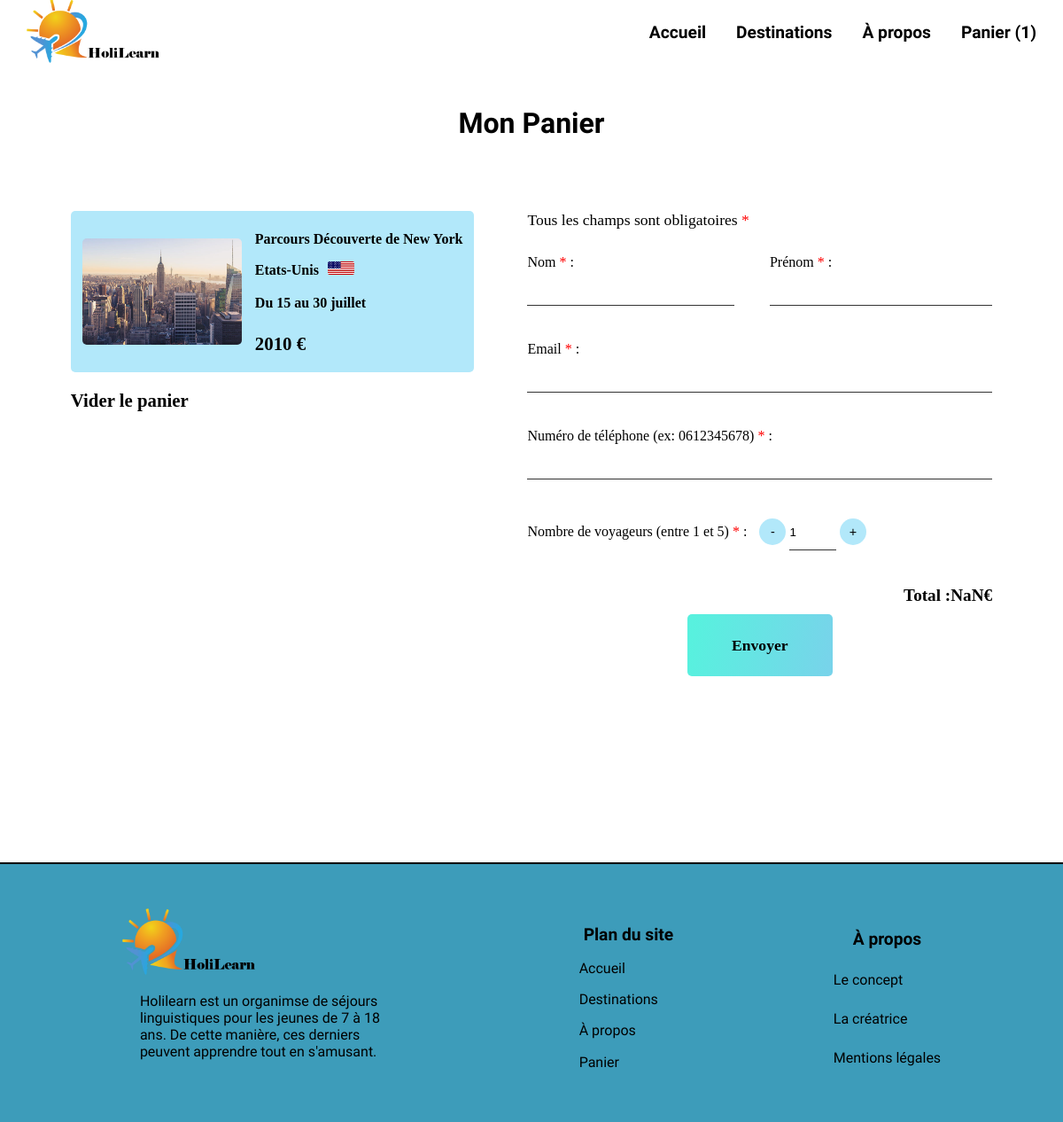
/panier.php?dest=1, run on the app's committed database.
### tables this page shows
CREATE TABLE `destination` (
  `id` int(11) NOT NULL,
  `nom_parcours` varchar(100) NOT NULL,
  `type_parcours` varchar(50) NOT NULL,
  `pays` varchar(30) NOT NULL,
  `drapeau_pays` varchar(30) NOT NULL,
  `age_dest` varchar(10) NOT NULL,
  `periode` varchar(30) NOT NULL,
  `descriptif_dest` text NOT NULL,
  `prix` int(11) NOT NULL,
  `lieu_hebergement` varchar(100) NOT NULL,
  `image1` varchar(50) NOT NULL,
  `image2` varchar(50) NOT NULL,
  `image3` varchar(50) NOT NULL,
  `image4` varchar(50) NOT NULL,
  `activites` varchar(300) NOT NULL,
  `visites` varchar(300) NOT NULL,
  `soirees` varchar(300) NOT NULL,
  `date_modif` timestamp NOT NULL DEFAULT current_timestamp() ON UPDATE current_timestamp(),
  `vacances` varchar(50) NOT NULL,
  `img_card` varchar(50) NOT NULL,
  `resume_act` varchar(100) NOT NULL
);

### panier.php (the view, shortened to what this page needs)
<?php
include("connexion.php");
if (isset($_SESSION["id_dest"])) {
    $requete="SELECT * FROM destination WHERE id IN (" . implode(",", $_SESSION["id_dest"]) . ")";
    $stmt=$db->query($requete);
    $result=$stmt-> fetchall(PDO::FETCH_ASSOC);
}
?>
<!DOCTYPE html>
<html lang="fr">
<head>
    <link rel="stylesheet" href="style.css">
</head>
<body>
    <?php include("navbar.php") ?>
    <h1 id="contenu" class="titre_panier">Mon Panier</h1>
    <section class="panier">
        <div class="produits_panier">
            <?php
                if(isset($result)):
                    foreach ($result as $dest):
            ?>
                        <div class="recap_dest_panier">
                            <div class="img_recap">
                                <div class="img_recap_card" style="background-image:url('<?=$dest["img_card"]?>')"></div>
                            </div>
                            <div class="txt_recap_panier">
                                <h2 class="titre2_recap"><?= $dest["nom_parcours"] ?></h2>
                                <div class="pays_dest">
                                    <h2 class="titre2_recap"><?= $dest["pays"] ?></h2>
                                    <img src="<?= $dest["drapeau_pays"] ?>" alt="">
                                </div>
                                <h2 class="titre2_recap date_panier"><?= $dest["periode"] ?></h2>
                                <h2 class="titre2_recap prix_panier"><?= $dest["prix"] ?> € </h2>
                            </div>
                        </div>
            <?php
                    endforeach;
                endif;
            ?>
            <?php
                if (isset($_SESSION["id_dest"])):
                    if (count($_SESSION["id_dest"]) != 0):
            ?>
                <a href="abort.php" class="suppr_panier" >Vider le panier</a>
            <?php
                    endif;
                endif;
            ?>
        </div>
        <div  class="form_panier">
            <form action="confirmation.php" method="post">
                <p>Tous les champs sont obligatoires <span>*</span></p> <br>
                <div class="nom_prenom">
                    <div class="nom">
                        <label for="nom">Nom <span>*</span> :</label>
                        <input type="text" id="nom" name="nom" onKeyUp="normaliseNom(this)" required><br>
                    </div>
                    <div class="prenom">
                        <label for="prenom">Prénom <span>*</span> :</label>
                        <input type="text" id="prenom" name="prenom" onKeyUp="normalisePrenomCompose(this)" required><br>
                    </div>
                </div>
                <label for="email">Email <span>*</span> :</label>
                <input type="email" id="email" name="email" required><br>
                <label for="telephone">Numéro de téléphone (ex: 0612345678) <span>*</span> :</label>
                <input type="tel" id="telephone" name="telephone" pattern="[0-9]{10}" required><br>
                <label for="nombre_voyageurs">Nombre de voyageurs (entre 1 et 5) <span>*</span> :</label>
                <div class="quantite_bouton">
                    <button class="quantite_moins quantite" type="button">-</button>
                    <input type="number" id="nombre_voyageurs" name="nombre_voyageurs" min="1" max="5" value="1" required>
                    <button class="quantite_plus quantite" type="button" >+</button> <br>
                </div>
                <div class="prix_total">
                    <p>Total : <span class="total_calcule"></span> €</p>
                </div>
                <div class="btn_envoyer_panier">
                    <input type="submit" class="btn-envoyer" value="Envoyer" >
                </div>
            </form>
        </div>
    </section>
    <footer>
      <section class="explications_proj">
        <img src="img/holilearnlogo_text.png" alt="">
        <p>Holilearn est un organimse de séjours linguistiques pour les jeunes de 7 à 18 ans. De cette manière, ces derniers peuvent apprendre tout en s'amusant.</p>
      </section>
      <section class="plan_site">
        <h3>Plan du site</h3>
        <a href="index.php">Accueil</a>
        <a href="destinations.php">Destinations</a>
        <a href="about.php">À propos</a>
        <a href="panier.php">Panier</a>
      </section>
      <section class="about">
        <h3>À propos</h3>
        <a href="about.php#concept">Le concept</a>
        <a href="about.php#creatrice">La créatrice</a>
        <a href="about.php#mention_legale">Mentions légales</a>
      </section>
    </footer>
</body>
</html>

### style.css (style rules this page uses)
*, *::after, *::before { box-sizing: border-box; scroll-behavior: smooth; margin: 0; padding: 0; }
body { font-family: 'Elsie', cursive, sans-serif; }
.field, input[type="submit"] { min-height: 70px; }
h2 { margin-top:100px; margin-left: 40px; }
h3 { font-size: 1.2rem; text-align: center; padding-top: 10px; padding-left: 5px; padding-right: 5px; }
footer { display: flex; justify-content: space-around; background-color:#1688acd4; border-top: solid 2px black; margin-top: 200px; padding: 50px; }
footer img { width: 150px; height: 75px; }
footer section { display: flex; flex-direction: column; justify-content: space-around; }
.explications_proj p { max-width: 340px; padding: 20px; }
footer a { text-decoration: none; color:black; }
section h3 { font-size: 1.2rem; }
.titre_panier { padding-top: 15vh; padding-bottom: 10vh; text-align: center; }
.panier { display: flex; justify-content: center; gap: 60px; }
.recap_dest_panier { display: flex; align-items: center; background-color: #B2E8FA; padding: 13px; border-radius: 5px; margin-bottom: 20px; }
.img_recap_card { background-size: cover; background-position: center; background-repeat: no-repeat; width:15vw; height: 10vw; border-radius: 5px; }
.txt_recap_panier { display: flex; flex-direction: column; }
.titre2_recap { margin-left: 15px; margin-top: 10px; margin-bottom: 7px; font-size: 1rem; font-family: Georgia, 'Times New Roman', Times, serif; }
.date_panier { margin-top: 3px; margin-bottom: 15px; }
.pays_dest { display: flex; gap: 10px; align-items: baseline; margin: 0; }
.pays_dest img { width: 30px; height:15px; border-radius: 2px; margin-bottom: 20px; }
.prix_panier { font-size: 1.3rem; }
.form_panier { width: fit-content; font-family: Georgia, 'Times New Roman', Times, serif; }
.form_panier input:not(.btn-envoyer) { width: 100%; height: 40px; margin-bottom: 40px; border: 1px solid #333; border-width: 0 0 1px; background-color: transparent; }
.form_panier p { margin-bottom: 10px; font-size: 1.1rem; }
.form_panier span:not(.total_calcule) { color: red; }
.nom_prenom { display: flex; gap: 40px; }
.nom_prenom input { width: 80%; }
.form_panier input[type="number"] { width: 10%; }
.quantite { background-color: #B2E8FA; padding: 5px; width: 30px; height: 30px; border-radius: 50%; border: none; font-size: 0.9rem; cursor: pointer; }
.quantite_bouton { display: inline; margin-left: 10px; }
.prix_total p { font-size: 1.2rem; font-weight: bold; display: flex; justify-content: flex-end; }
.total_calcule { color: black; font-weight: bold; }
.btn_envoyer_panier { display: flex; justify-content: center; }
.btn-envoyer { width:fit-content; background: linear-gradient(100.81deg, rgba(56, 238, 216, 0.84) 5.52%, rgba(33, 177, 222, 0.5964) 106.72%); border: none; border-radius: 5px; padding: 0 50px; margin: auto; margin-bottom: 10px; font-family: Georgia, 'Times New Roman', Times, serif; font-size: 1.1rem; font-weight: bold; cursor: pointer; height: 50px; color: black; }
.suppr_panier { text-decoration: none; color: black; font-family: Georgia, 'Times New Roman', Times, serif; font-size: 1.3rem; font-weight: 900; }

### data on the page
destination: img_card (picture), nom_parcours "Parcours Découverte de New York", pays "Etats-Unis", drapeau_pays (picture), periode "Du 15 au 30 juillet", prix "2010"

### other printed values
count($_SESSION["id_dest"]) "1"
